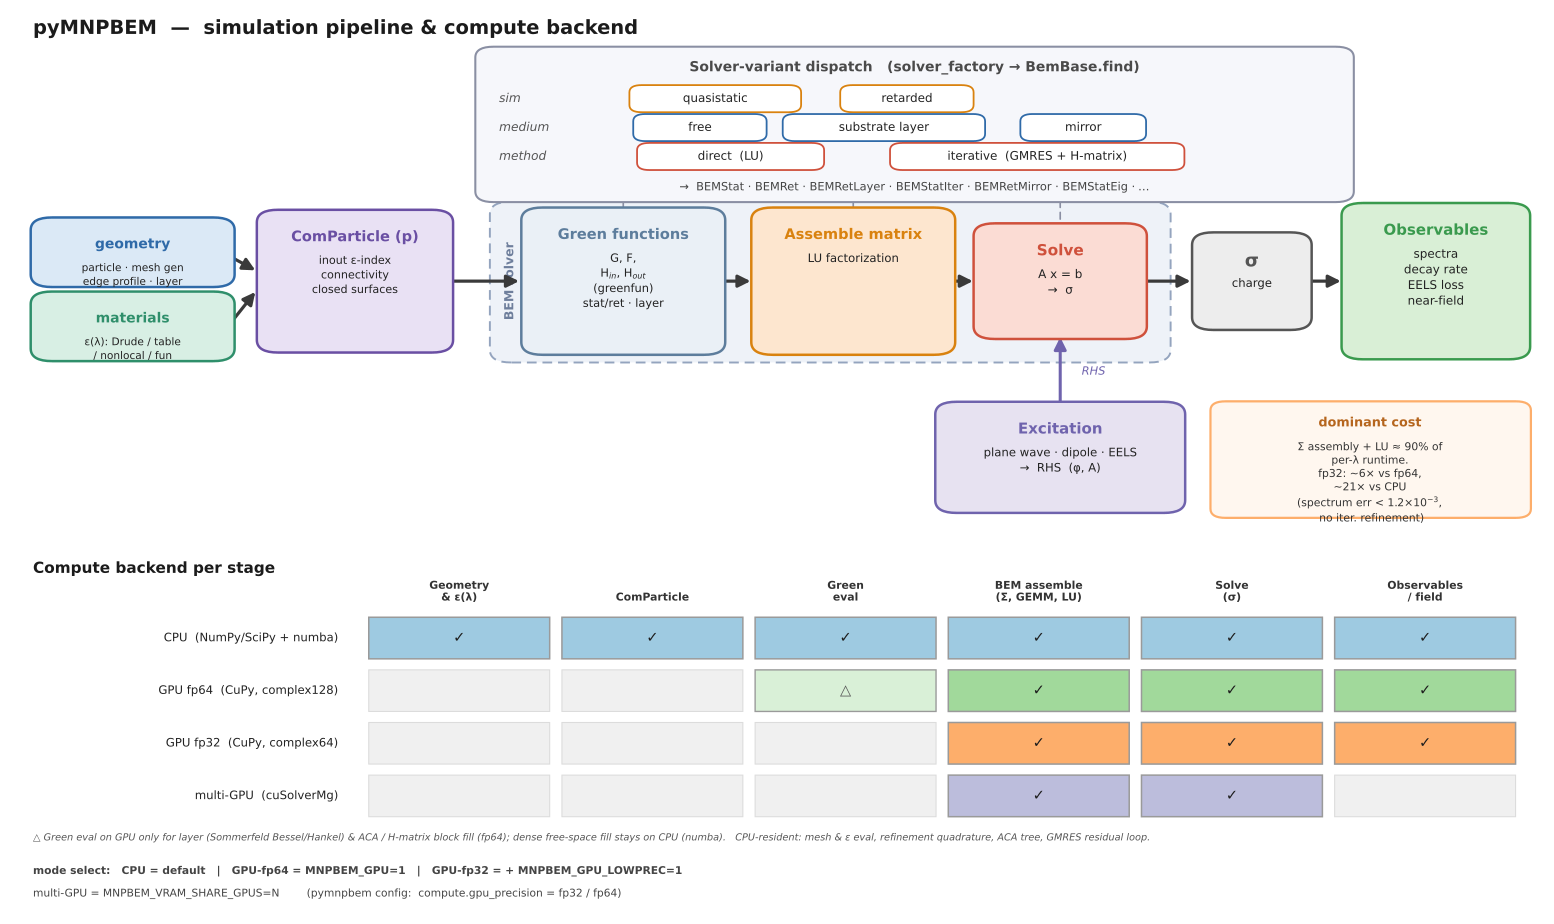

Recreate this plot in Python.
"""Figure 1 - pyMNPBEM simulation pipeline & compute backend.

Horizontal data-flow (geometry/materials -> ComParticle -> Green/BEM assembly
-> solve -> sig -> observables) with the solver-variant fan-out on top and a
per-stage compute-backend matrix (CPU / GPU-fp64 / GPU-fp32 / multi-GPU) below.
"""
import os

import matplotlib
matplotlib.use("Agg")
import matplotlib.pyplot as plt
from matplotlib.patches import FancyBboxPatch, Rectangle
from matplotlib.colors import to_rgba

plt.rcParams.update({
    "font.family": "DejaVu Sans",
    "mathtext.fontset": "dejavusans",
})

# ----------------------------------------------------------------- palette
C = {
    "geo_fc": "#dbe9f6", "geo_ec": "#2f6aa8",
    "mat_fc": "#d8efe4", "mat_ec": "#2f8f6b",
    "cp_fc":  "#e9e1f4", "cp_ec":  "#6a4fa3",
    "ker_fc": "#fde6cf", "ker_ec": "#d9820f",
    "sol_fc": "#fbdcd4", "sol_ec": "#cf513c",
    "sig_fc": "#ededed", "sig_ec": "#555555",
    "obs_fc": "#d9efd6", "obs_ec": "#3a9a4e",
    "exc_fc": "#e7e2f1", "exc_ec": "#6f63ad",
    "grn_fc": "#eaf0f6", "grn_ec": "#5d7d9c",
    "slv_fc": "#eef2f8", "slv_ec": "#94a4be",
    "var_fc": "#f6f7fb", "var_ec": "#8a8fa3",
    "chip":   "#ffffff",
    "cpu":   "#9ecae1",
    "fp64":  "#a1d99b",
    "fp32":  "#fdae6b",
    "mgpu":  "#bcbddc",
    "empty": "#f0f0f0",
}

fig, ax = plt.subplots(figsize=(15.5, 9.2))
ax.set_xlim(0, 100)
ax.set_ylim(0, 100)
ax.axis("off")


def box(cx, cy, w, h, title, sub=None, fc="#fff", ec="#333",
        tfs=11.5, sfs=8.6, tcol=None, rounding=1.4, lw=1.8, zorder=2, ls="-"):
    tcol = tcol or ec
    p = FancyBboxPatch((cx - w / 2, cy - h / 2), w, h,
                       boxstyle="round,pad=0.15,rounding_size=%g" % rounding,
                       fc=fc, ec=ec, lw=lw, zorder=zorder, linestyle=ls)
    ax.add_patch(p)
    if sub:
        ax.text(cx, cy + h / 2 - 2.1, title, ha="center", va="top",
                fontsize=tfs, fontweight="bold", color=tcol, zorder=zorder + 1)
        ax.text(cx, cy + h / 2 - 4.9, sub, ha="center", va="top",
                fontsize=sfs, color="#222", linespacing=1.45, zorder=zorder + 1)
    else:
        ax.text(cx, cy, title, ha="center", va="center",
                fontsize=tfs, fontweight="bold", color=tcol, zorder=zorder + 1)


def arrow(x0, y0, x1, y1, color="#3a3a3a", lw=2.3, style="-|>", ls="-", z=1):
    ax.annotate("", xy=(x1, y1), xytext=(x0, y0),
                arrowprops=dict(arrowstyle=style, lw=lw, color=color,
                                linestyle=ls, shrinkA=0, shrinkB=0,
                                mutation_scale=18), zorder=z)


def chip(cx, cy, w, h, text, fs=8.6, ec="#555", fc=C["chip"], bold=False):
    p = FancyBboxPatch((cx - w / 2, cy - h / 2), w, h,
                       boxstyle="round,pad=0.1,rounding_size=0.8",
                       fc=fc, ec=ec, lw=1.3, zorder=4)
    ax.add_patch(p)
    ax.text(cx, cy, text, ha="center", va="center", fontsize=fs,
            color="#222", fontweight="bold" if bold else "normal", zorder=5)


# ============================================================ title
ax.text(1.5, 99.0, "pyMNPBEM  —  simulation pipeline & compute backend",
        ha="left", va="top", fontsize=14, fontweight="bold", color="#1b1b1b")

# ============================================================ (A) variant fan-out panel
vx0, vx1, vy0, vy1 = 30.5, 87.5, 78.9, 95.8
box((vx0 + vx1) / 2, (vy0 + vy1) / 2, vx1 - vx0, vy1 - vy0,
    "", None, fc=C["var_fc"], ec=C["var_ec"], lw=1.5, rounding=1.2)
ax.text((vx0 + vx1) / 2, vy1 - 1.4, "Solver-variant dispatch   (solver_factory → BemBase.find)",
        ha="center", va="top", fontsize=10, fontweight="bold", color="#4a4a4a", zorder=5)
# rows of chips
rowy = [vy1 - 5.6, vy1 - 8.8, vy1 - 12.0]
ax.text(vx0 + 1.4, rowy[0], "sim", ha="left", va="center", fontsize=8.8, style="italic", color="#555", zorder=5)
ax.text(vx0 + 1.4, rowy[1], "medium", ha="left", va="center", fontsize=8.8, style="italic", color="#555", zorder=5)
ax.text(vx0 + 1.4, rowy[2], "method", ha="left", va="center", fontsize=8.8, style="italic", color="#555", zorder=5)
chip(46, rowy[0], 11, 2.8, "quasistatic", ec=C["ker_ec"])
chip(58.5, rowy[0], 8.5, 2.8, "retarded", ec=C["ker_ec"])
chip(45, rowy[1], 8.5, 2.8, "free", ec=C["geo_ec"])
chip(57, rowy[1], 13, 2.8, "substrate layer", ec=C["geo_ec"])
chip(70, rowy[1], 8, 2.8, "mirror", ec=C["geo_ec"])
chip(47, rowy[2], 12, 2.8, "direct  (LU)", ec=C["sol_ec"])
chip(67, rowy[2], 19, 2.8, "iterative  (GMRES + H-matrix)", ec=C["sol_ec"])
ax.text((vx0 + vx1) / 2, vy0 + 1.5,
        "→  BEMStat · BEMRet · BEMRetLayer · BEMStatIter · BEMRetMirror · BEMStatEig · …",
        ha="center", va="center", fontsize=8.2, color="#444", zorder=5)
# dashed connectors from panel down to the solver (Green eval / assembly / solve)
arrow(40, vy0, 40, 78.1, color=C["var_ec"], lw=1.2, style="-", ls=(0, (4, 3)))
arrow(55, vy0, 55, 78.1, color=C["var_ec"], lw=1.2, style="-", ls=(0, (4, 3)))
arrow(68.5, vy0, 68.5, 76.4, color=C["var_ec"], lw=1.2, style="-", ls=(0, (4, 3)))

# ============================================================ (B) main pipeline row
ymain = 70
# --- BEM solver (Green eval + assembly + solve) live in mnpbem/bem/ --------
solver_panel = FancyBboxPatch((31.5, 61.2), 44.0, 17.4,
                              boxstyle="round,pad=0.2,rounding_size=1.4",
                              fc=C["slv_fc"], ec=C["slv_ec"], lw=1.4,
                              linestyle=(0, (5, 3)), zorder=0.5)
ax.add_patch(solver_panel)
ax.text(32.6, ymain, "BEM solver", rotation=90, ha="center", va="center",
        fontsize=9.0, fontweight="bold", color="#6f7f9c", zorder=1)
# inputs: geometry + materials
box(8, 73.2, 13, 7.4, "geometry",
    "particle · mesh gen\nedge profile · layer", fc=C["geo_fc"], ec=C["geo_ec"], tfs=10, sfs=7.6)
box(8, 65.0, 13, 7.4, "materials",
    "ε(λ): Drude / table\n/ nonlocal / fun", fc=C["mat_fc"], ec=C["mat_ec"], tfs=10, sfs=7.6)
# comparticle
box(22.5, ymain, 12.5, 15.5, "ComParticle (p)",
    "inout ε-index\nconnectivity\nclosed surfaces", fc=C["cp_fc"], ec=C["cp_ec"], tfs=10.5, sfs=8.0)
# --- inside solver: Green eval -> BEM assembly -> solve --------------------
box(40, ymain, 13, 16, "Green functions",
    "G, F,\nH$_{in}$, H$_{out}$\n(greenfun)\nstat/ret · layer",
    fc=C["grn_fc"], ec=C["grn_ec"], tfs=10.5, sfs=8.2)
box(55, ymain, 13, 16, "Assemble matrix",
    "LU factorization",
    fc=C["ker_fc"], ec=C["ker_ec"], tfs=10.5, sfs=8.4)
box(68.5, ymain, 11, 12.5, "Solve",
    "A x = b\n→  σ", fc=C["sol_fc"], ec=C["sol_ec"], tfs=11, sfs=8.6)
# sig
box(81, ymain, 7.5, 10.5, "σ",
    "charge", fc=C["sig_fc"], ec=C["sig_ec"], tfs=13, sfs=8.4)
# observables
box(93, ymain, 12, 17, "Observables",
    "spectra\ndecay rate\nEELS loss\nnear-field",
    fc=C["obs_fc"], ec=C["obs_ec"], tfs=10.8, sfs=8.6)

# pipeline arrows
arrow(14.5, 72.6, 16.0, 71.2)   # geometry -> comparticle
arrow(14.5, 65.6, 16.0, 68.8)   # materials -> comparticle
arrow(28.75, ymain, 33.2, ymain)   # comparticle -> green eval
arrow(46.5, ymain, 48.3, ymain)    # green eval -> assembly
arrow(61.5, ymain, 62.8, ymain)    # assembly -> solve
arrow(74.0, ymain, 77.0, ymain)    # solve -> sig
arrow(84.75, ymain, 86.8, ymain)   # sig -> observables

# ============================================================ (C) excitation (RHS) -> solve
box(68.5, 50.5, 16, 12, "Excitation",
    "plane wave · dipole · EELS\n→  RHS  (φ, A)",
    fc=C["exc_fc"], ec=C["exc_ec"], tfs=10.8, sfs=8.4)
arrow(68.5, 56.5, 68.5, 63.8, color=C["exc_ec"], lw=2.2)
ax.text(69.9, 60.0, "RHS", ha="left", va="center", fontsize=8.2,
        style="italic", color=C["exc_ec"])

# callout: dominant cost
co = FancyBboxPatch((78.5, 44.0), 20.5, 12.5,
                    boxstyle="round,pad=0.2,rounding_size=1.0",
                    fc="#fff7ef", ec=C["fp32"], lw=1.6, zorder=2)
ax.add_patch(co)
ax.text(88.7, 55.0, "dominant cost", ha="center", va="top", fontsize=9.2,
        fontweight="bold", color="#b5651d", zorder=3)
ax.text(88.7, 52.2,
        "Σ assembly + LU ≈ 90% of\nper-λ runtime.\nfp32: ~6× vs fp64,\n~21× vs CPU\n(spectrum err < 1.2×10$^{-3}$,\n no iter. refinement)",
        ha="center", va="top", fontsize=7.8, color="#333", linespacing=1.35, zorder=3)

# ============================================================ (D) compute-backend matrix
ax.text(1.5, 39.0, "Compute backend per stage", ha="left", va="top",
        fontsize=11, fontweight="bold", color="#1b1b1b")

rows = [("CPU  (NumPy/SciPy + numba)", C["cpu"]),
        ("GPU fp64  (CuPy, complex128)", C["fp64"]),
        ("GPU fp32  (CuPy, complex64)", C["fp32"]),
        ("multi-GPU  (cuSolverMg)", C["mgpu"])]
cols = ["Geometry\n& ε(λ)", "ComParticle", "Green\neval",
        "BEM assemble\n(Σ, GEMM, LU)", "Solve\n(σ)", "Observables\n/ field"]
# support matrix: 1 = accelerated, 2 = partial (△), 0 = not on this backend
M = [
    [1, 1, 1, 1, 1, 1],   # CPU
    [0, 0, 2, 1, 1, 1],   # GPU fp64   (Green eval: layer/ACA only -> partial)
    [0, 0, 0, 1, 1, 1],   # GPU fp32
    [0, 0, 0, 1, 1, 0],   # multi-GPU
]

gx0 = 23.0           # left edge of first cell
cw = 12.6            # cell width
ch = 5.2             # cell height
gy_top = 30.5        # y center of first (top) row
col_cx = [gx0 + cw * (i + 0.5) for i in range(6)]
row_cy = [gy_top - ch * 1.12 * j for j in range(4)]

# column headers
for i, c in enumerate(cols):
    ax.text(col_cx[i], gy_top + ch * 0.5 + 1.3, c, ha="center", va="bottom",
            fontsize=7.8, color="#333", linespacing=1.15, fontweight="bold")

# row labels + cells
for j, (rlab, rcol) in enumerate(rows):
    ax.text(gx0 - 1.6, row_cy[j], rlab, ha="right", va="center",
            fontsize=8.4, color="#222")
    for i in range(6):
        state = M[j][i]
        if state == 1:
            cell_fc, cell_ec, cell_lw, mark, mcol = rcol, "#9a9a9a", 1.1, "✓", "#1d1d1d"
        elif state == 2:
            cell_fc, cell_ec, cell_lw, mark, mcol = to_rgba(rcol, 0.40), "#9a9a9a", 1.0, "△", "#555"
        else:
            cell_fc, cell_ec, cell_lw, mark, mcol = C["empty"], "#dcdcdc", 0.8, None, None
        r = Rectangle((col_cx[i] - cw / 2 + 0.4, row_cy[j] - ch / 2 + 0.3),
                      cw - 0.8, ch - 0.6, fc=cell_fc, ec=cell_ec, lw=cell_lw, zorder=2)
        ax.add_patch(r)
        if mark:
            ax.text(col_cx[i], row_cy[j], mark, ha="center", va="center",
                    fontsize=10.5, color=mcol, zorder=3)

# footnote
ax.text(1.5, 8.4,
        "△ Green eval on GPU only for layer (Sommerfeld Bessel/Hankel) & ACA / H-matrix block fill (fp64); "
        "dense free-space fill stays on CPU (numba).   "
        "CPU-resident: mesh & ε eval, refinement quadrature, ACA tree, GMRES residual loop.",
        ha="left", va="center", fontsize=7.0, color="#555", style="italic")

# legend (compute modes selection) - two lines
ax.text(1.5, 4.7,
        "mode select:   CPU = default   |   GPU-fp64 = MNPBEM_GPU=1   |   "
        "GPU-fp32 = + MNPBEM_GPU_LOWPREC=1",
        ha="left", va="center", fontsize=7.7, color="#444", fontweight="bold")
ax.text(1.5, 2.2,
        "multi-GPU = MNPBEM_VRAM_SHARE_GPUS=N        "
        "(pymnpbem config:  compute.gpu_precision = fp32 / fp64)",
        ha="left", va="center", fontsize=7.7, color="#444")

plt.tight_layout(pad=0.6)
_here = os.path.dirname(os.path.abspath(__file__))
out_pdf = os.path.join(_here, "fig1_pipeline.pdf")
out_png = os.environ.get("FIG1_PNG", "/tmp/fig1_pipeline.png")
fig.savefig(out_pdf, bbox_inches="tight")
fig.savefig(out_png, dpi=160, bbox_inches="tight")
print("saved:", out_pdf, out_png)
